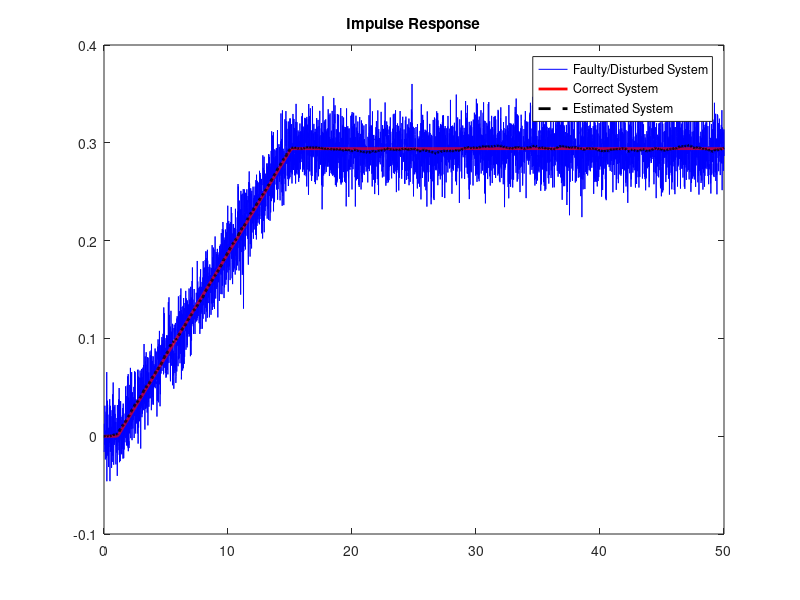

Recreate this plot in MATLAB.
% State Matrices
Ix=1000;
A=[0 1
   0 0];
B=[0
    1/Ix];
C=[1 0];
D=zeros(size(C,1),size(B,2));
% Parameter Q
q1=Ix^2;
q2=Ix^2;
Q1=[q1 0
   0 q2];
dt=0.01; t=dt:dt:50;
R=0.001;
k1=lqr(A,B,Q1,R);

% System State space with Noise+Disturbance
Vd=0.02*eye(2); %Disturbance
Vn=0.2;
BF=[B Vd 0*B];
sysC=ss(A,BF,C,[0 0 0 Vn]);

% System True 
sysFullOutput=ss(A,BF,eye(2),zeros(2,size(BF,2)));

% Kalman filter design
% [KF, P, E]=lqe(A,Vd,C,Vd,Vn);
Kf=lqr(A',C',Vd,Vn);
KF=Kf';
sysKF=ss(A-KF*C,[B KF],eye(2),0*[B KF]);
%%
u=0*t;
u(100:120)=100;
u(1500:1520)=-100;

uD=0.1*randn(2,size(t,2));
uN=0.1*randn(size(t));
uAUG=[u; Vd*Vd*uD; uN];

[y,t]=lsim(sysC,uAUG,t);
plot(t,y,'b');
hold on

[Xtrue,t]=lsim(sysFullOutput,uAUG,t);
plot(t,Xtrue(:,1),'r','LineWidth',2);
hold on

[x,t]=lsim(sysKF,[u; y'],t);
plot(t,x(:,1),'k--','LineWidth',2);
title('Impulse Response')
legend('Faulty/Disturbed System','Correct System','Estimated System')
hold off




